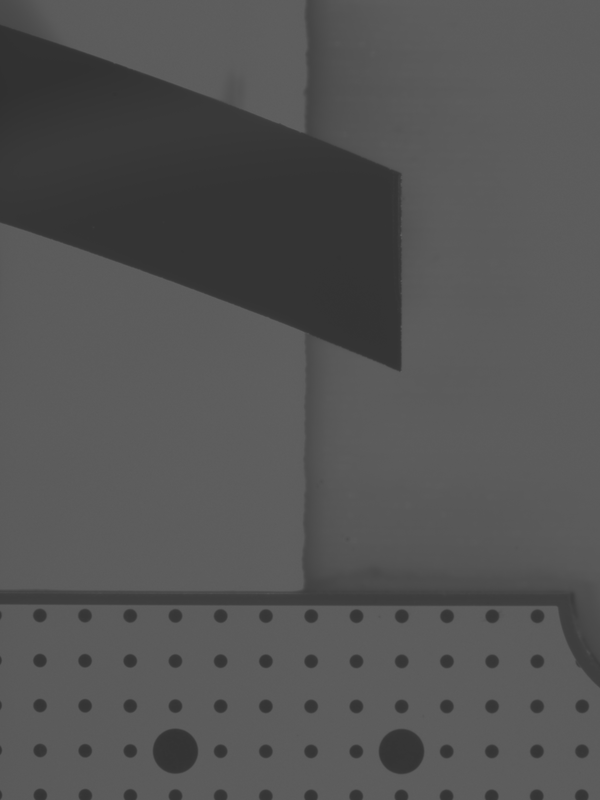
#> input picture data/smt_image/342547_20160721-204408_R.tif, 600 x 800 px
$ python -i ScaleDetector.py   (imports and definitions only)
#> lines starting #> are read from the running program, lines starting #| are printed output that depends on the picture; after the words box and inside, x2 and y2 are one past the last pixel; in counts of white or black regions, pixels touching at a corner belong together; long printed decimals are rounded
#> further down, picture is the input picture: shape (800, 600, 3); min 48, max 96, mean 83.3
import numpy as np
import cv2
import math

class ScaleDetector:

    def __init__(self):
        pass

    def _isCircle(self, area):
        radius = math.sqrt(area / math.pi)
        print("Radius: " + str(radius))
        return (radius >= 5.3 and radius <= 5.7) or (radius >= 21.2 and radius <= 21.6)

    def _reject_outliers(self, data, m=2):
        return data[abs(data - np.mean(data)) < m * np.std(data)]

    def detectScaleAndLeftMostPoint(self, img):
        """Returns the length of 1mm in pixels and the position of the top left most point

        Arguments:
            img {[type]} -- [description]

        Returns:
            (float, (x, y)) -- [description]
        """

        imgray = cv2.cvtColor(img,cv2.COLOR_BGR2GRAY)

        ret,thresh = cv2.threshold(imgray,60,255,0)
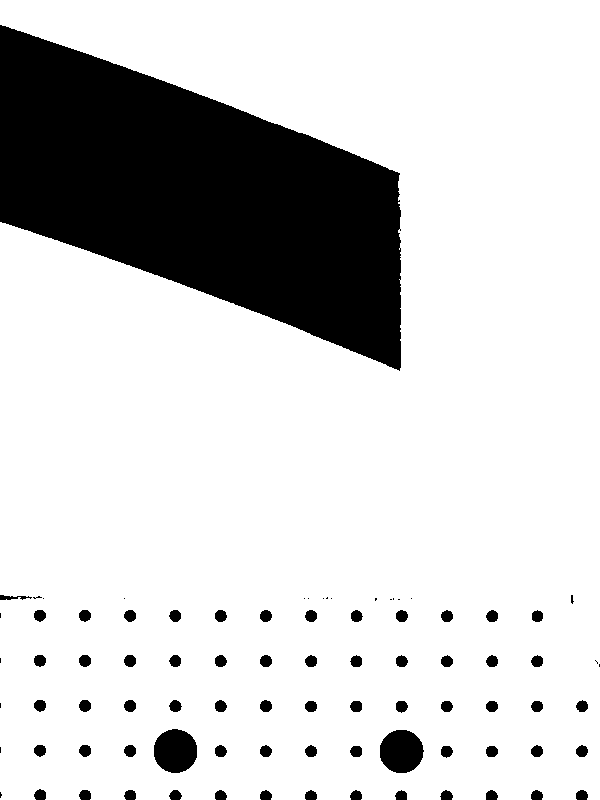
#> thresh: shape (800, 600); 81.5% white; 86 black regions (21 under 20 px), largest, box (x1, y1, x2, y2) and area: (0, 25, 401, 371) 78742, (154, 729, 197, 773) 1505, (380, 730, 424, 773) 1489

        kernel = np.ones((3,3),np.uint8)
        thresh = cv2.dilate(thresh,kernel,iterations = 1)
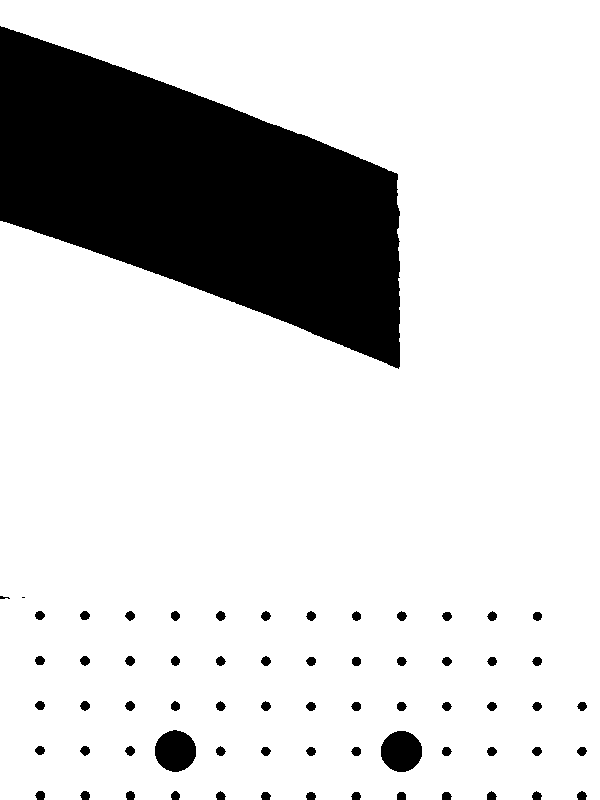
#> thresh: shape (800, 600); 82.4% white; 66 black regions (2 under 20 px), largest, box (x1, y1, x2, y2) and area: (0, 26, 400, 369) 77395, (155, 730, 196, 772) 1335, (381, 731, 422, 772) 1319
        thresh = cv2.erode(thresh,kernel,iterations = 1)
#> thresh: shape (800, 600); 81.6% white; 66 black regions (1 under 20 px), largest, box (x1, y1, x2, y2) and area: (0, 25, 401, 370) 78718, (154, 729, 197, 773) 1505, (380, 730, 423, 773) 1487

        thresh = cv2.bitwise_not(thresh)
#> thresh: shape (800, 600); 18.4% white; 66 white regions (1 under 20 px)

        contours, hierarchy = cv2.findContours(thresh,cv2.RETR_TREE,cv2.CHAIN_APPROX_SIMPLE)
#> contours = 66 contours, 1 with area under 20; largest, box (x1, y1, x2, y2) and area: (0, 25, 401, 370) 78122, (154, 729, 197, 773) 1443, (380, 730, 423, 773) 1426, (124, 655, 136, 667) 100, (79, 655, 91, 667) 100
        #print(contours)

        contour_list = []
        rejected_contours = []
        circleCenters = []
        for contour in contours:
            approx = cv2.approxPolyDP(contour,0.01*cv2.arcLength(contour,True),True)
            area = cv2.contourArea(contour)

            if self._isCircle(area):
                contour_list.append(contour)
                center = np.array(contour).sum(axis = 0) / len(contour)
                circleCenters.append(center[0])
            else:
                rejected_contours.append(contour)
#> this loop made 66 passes
#> (area, radius in _isCircle, center) on passes 14 to 25: (92.5, 5.43, [[583.1, 750.8]]), (93.5, 5.46, [[537.5, 750.3]]), (94, 5.47, [[489.8, 750.7]]), (94, 5.47, [[447, 750.6]]), (95, 5.5, [[354.2, 751]]), (92, 5.41, [[311.5, 751.2]]), (92.5, 5.43, [[265.4, 750.8]]), (96, 5.53, [[220.6, 750.4]]), (98, 5.59, [[128, 750.3]]), (98, 5.59, [[85.13, 749.9]]), (93, 5.44, [[41.29, 750]]), (1426, 21.31, [[401, 751]])
#> (area, center) on passes 61 to 63: (96.5, [[128.9, 615.1]]), (94, [[84.69, 616.4]]), (93, [[37.71, 615]])
#| Radius: 5.015
#| Radius: 4.918
#| Radius: 4.967
#| Radius: 5.015
#| Radius: 4.999
#| Radius: 5.202
#| Radius: 5.109
#| Radius: 5.109
#> (further printed lines are left out)
#> after the loop, circleCenters = 50 pairs, first value 37.71 to 583.1, second value 614.4 to 751.2; contour_list = 50 contours; largest, box (x1, y1, x2, y2) and area: (154, 729, 197, 773) 1443, (380, 730, 423, 773) 1426, (124, 655, 136, 667) 100, (79, 655, 91, 667) 100, (124, 700, 136, 712) 99; rejected_contours = 16 contours, 1 with area under 20; largest, box (x1, y1, x2, y2) and area: (0, 25, 401, 370) 78122, (34, 790, 46, 800) 88, (79, 790, 91, 800) 86, (576, 790, 588, 800) 85, (531, 790, 543, 800) 82

        # Calculate Distance between circles
        circles = np.array(circleCenters)
#> circles has the same summary as circleCenters
        circles.sort(axis=1)

        clusters = []
        prev = None
        currentCluster =[]
        for circle in circles:
            if prev is None or abs(circle[1] - prev[1]) <= 2:
                currentCluster.append(circle)
            else:
                clusters.append(currentCluster)
                currentCluster = []
                currentCluster.append(circle)
            prev = circle
#> this loop made 50 passes
#> prev on passes 1 to 12: [583.1, 750.8], [537.5, 750.3], [489.8, 750.7], [447, 750.6], [354.2, 751], [311.5, 751.2], [265.4, 750.8], [220.6, 750.4], [128, 750.3], [85.13, 749.9], [41.29, 750], [401, 751]
#> after the loop, clusters = 7 items

        if len(currentCluster) > 0:
            clusters.append(currentCluster)

#> (the run stopped early here; a loop or call above may not have finished)

$ run again, on data/smt_image/343213_20160716-102513_R.tif
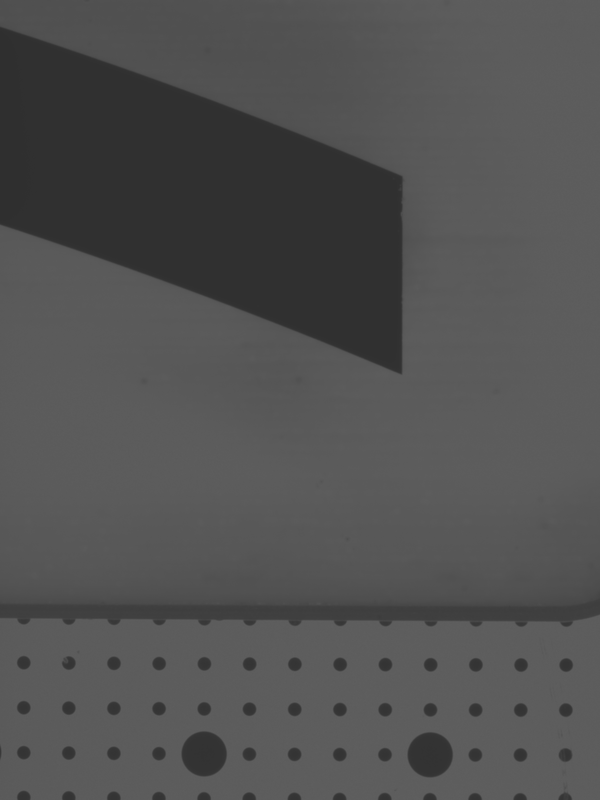
#> input picture data/smt_image/343213_20160716-102513_R.tif, 600 x 800 px
#> picture is the input picture: shape (800, 600, 3); min 47, max 95, mean 81.3
#> in detectScaleAndLeftMostPoint, `ret,thresh = cv2.threshold(imgray,60,255,0)`:
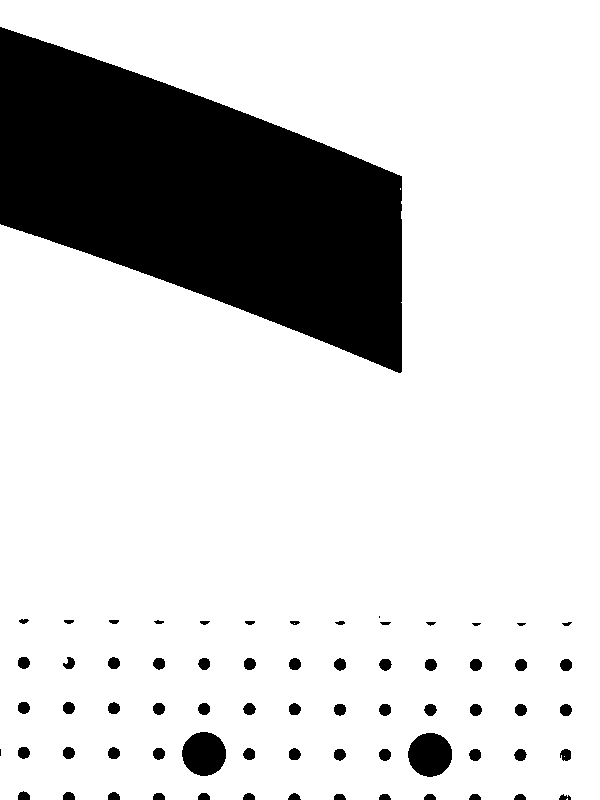
#> thresh: shape (800, 600); 81.7% white; 68 black regions (2 under 20 px), largest, box (x1, y1, x2, y2) and area: (0, 27, 402, 373) 79449, (182, 732, 226, 776) 1511, (408, 733, 452, 777) 1511
#> in detectScaleAndLeftMostPoint, `thresh = cv2.dilate(thresh,kernel,iterations = 1)`:
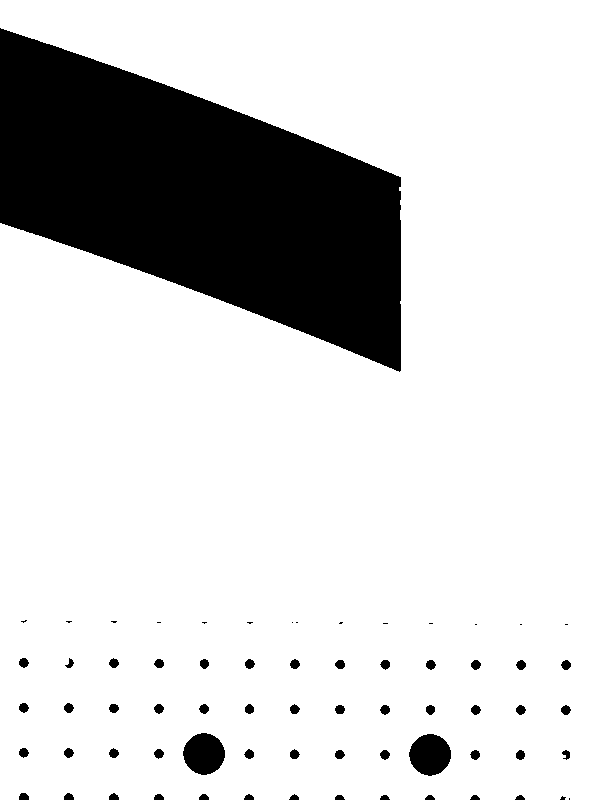
#> thresh: shape (800, 600); 82.5% white; 68 black regions (16 under 20 px), largest, box (x1, y1, x2, y2) and area: (0, 28, 401, 372) 78140, (183, 733, 225, 775) 1339, (409, 734, 451, 776) 1339
#> contours = 68 contours, 14 with area under 20; largest, box (x1, y1, x2, y2) and area: (0, 27, 402, 373) 78848, (408, 733, 452, 777) 1450, (182, 732, 226, 776) 1449, (470, 659, 482, 671) 101, (63, 702, 75, 714) 100
#> the loop in detectScaleAndLeftMostPoint, `for contour in contours:` made 68 passes
#> (area, radius in _isCircle, center) on passes 16 to 23: (94.5, 5.48, [[520.9, 755.1]]), (98.5, 5.6, [[473.7, 753.7]]), (99, 5.61, [[384.5, 756.2]]), (94, 5.47, [[339.2, 752.9]]), (98, 5.59, [[295.4, 752.6]]), (97, 5.56, [[248, 754.2]]), (98, 5.59, [[158.4, 755.2]]), (97.5, 5.57, [[112.9, 751.5]])
#> (printed output is left out)
#> after the loop in detectScaleAndLeftMostPoint, `for contour in contours:`: circleCenters = 37 pairs, first value 23.68 to 566.6, second value 660.8 to 756.2; contour_list = 37 contours; largest, box (x1, y1, x2, y2) and area: (408, 733, 452, 777) 1450, (182, 732, 226, 776) 1449, (470, 659, 482, 671) 101, (63, 702, 75, 714) 100, (560, 659, 572, 671) 100; rejected_contours = 31 contours, 14 with area under 20; largest, box (x1, y1, x2, y2) and area: (0, 27, 402, 373) 78848, (561, 749, 571, 761) 77, (64, 657, 75, 669) 70, (18, 792, 30, 800) 70, (63, 792, 75, 800) 66
#> circles has the same summary as circleCenters
#> the loop in detectScaleAndLeftMostPoint, `for circle in circles:` made 37 passes
#> prev on passes 1 to 8: [520.9, 755.1], [473.7, 753.7], [384.5, 756.2], [339.2, 752.9], [295.4, 752.6], [248, 754.2], [158.4, 755.2], [112.9, 751.5]
#> after the loop in detectScaleAndLeftMostPoint, `for circle in circles:`: clusters = 8 items

$ run again, on data/smt_image/343231_20161110-230140_R.tif
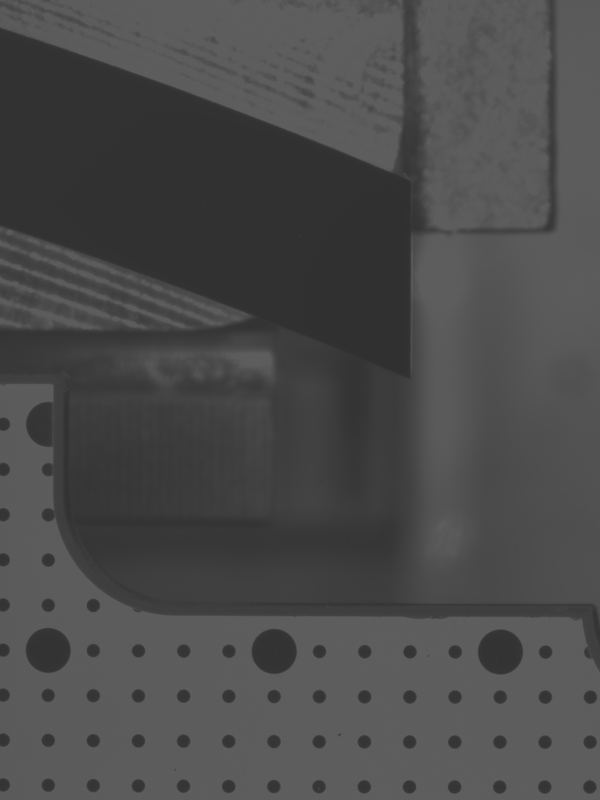
#> input picture data/smt_image/343231_20161110-230140_R.tif, 600 x 800 px
#> picture is the input picture: shape (800, 600, 3); min 48, max 95, mean 74.7
#> in detectScaleAndLeftMostPoint, `ret,thresh = cv2.threshold(imgray,60,255,0)`:
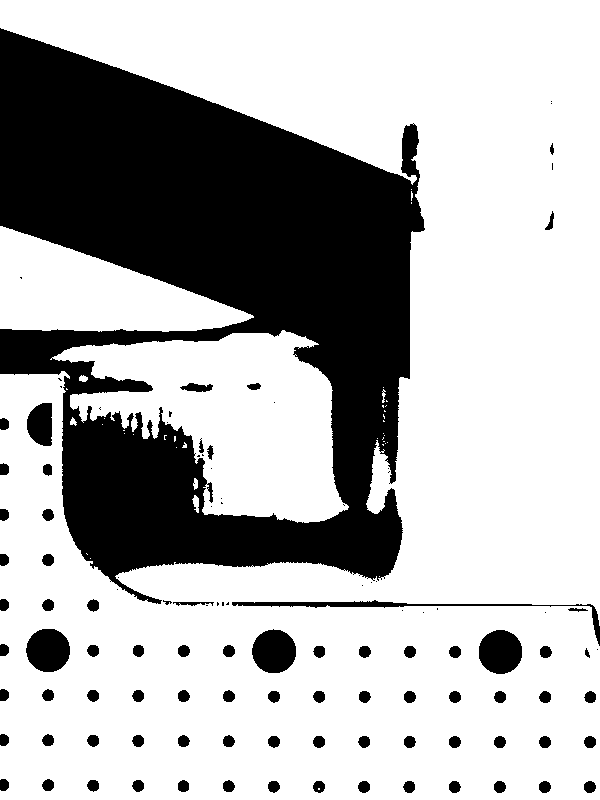
#> thresh: shape (800, 600); 70.2% white; 111 black regions (33 under 20 px), largest, box (x1, y1, x2, y2) and area: (0, 28, 425, 604) 128659, (252, 629, 296, 673) 1513, (479, 630, 522, 674) 1509
#> in detectScaleAndLeftMostPoint, `thresh = cv2.erode(thresh,kernel,iterations = 1)`:
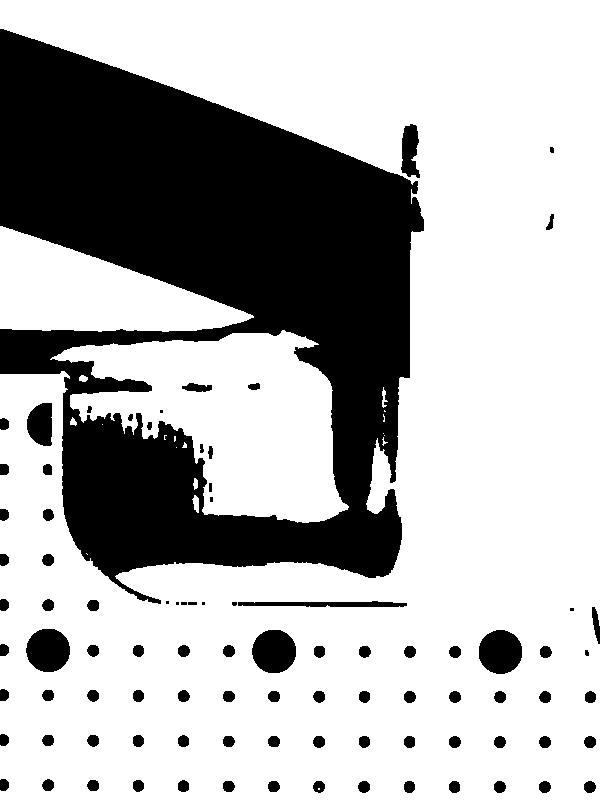
#> thresh: shape (800, 600); 70.4% white; 90 black regions (8 under 20 px), largest, box (x1, y1, x2, y2) and area: (0, 29, 424, 604) 127362, (252, 630, 296, 673) 1512, (479, 630, 522, 674) 1509
#> contours = 109 contours, 26 with area under 20; largest, box (x1, y1, x2, y2) and area: (0, 29, 424, 604) 159090, (49, 329, 350, 524) 33204, (252, 630, 296, 673) 1450, (479, 630, 522, 674) 1447, (26, 629, 70, 672) 1436
#> the loop in detectScaleAndLeftMostPoint, `for contour in contours:` made 109 passes
#> (area, radius in _isCircle, center) on passes 1, 2, 3, 4, 5, 6, 7, 9: (98, 5.59, [[590.8, 786]]), (98, 5.59, [[545.8, 786]]), (99, 5.61, [[501.2, 786.5]]), (94, 5.47, [[455.4, 786.3]]), (93.5, 5.46, [[408.4, 785.8]]), (98, 5.59, [[362.2, 787]]), (97, 5.56, [[318.1, 787.8]]), (93, 5.44, [[272.6, 785.5]])
#> (printed output is left out)
#> after the loop in detectScaleAndLeftMostPoint, `for contour in contours:`: circleCenters = 55 pairs, first value 45.75 to 590.8, second value 514.2 to 787.8; contour_list = 55 contours; largest, box (x1, y1, x2, y2) and area: (252, 630, 296, 673) 1450, (479, 630, 522, 674) 1447, (26, 629, 70, 672) 1436, (494, 781, 506, 793) 99, (584, 736, 596, 748) 99; rejected_contours = 54 contours, 26 with area under 20; largest, box (x1, y1, x2, y2) and area: (0, 29, 424, 604) 159090, (49, 329, 350, 524) 33204, (27, 403, 52, 446) 830, (401, 124, 420, 178) 662, (238, 601, 407, 607) 586
#> circles has the same summary as circleCenters
#> the loop in detectScaleAndLeftMostPoint, `for circle in circles:` made 55 passes
#> prev on passes 1 to 8: [590.8, 786], [545.8, 786], [501.2, 786.5], [455.4, 786.3], [408.4, 785.8], [362.2, 787], [318.1, 787.8], [272.6, 785.5]
#> after the loop in detectScaleAndLeftMostPoint, `for circle in circles:`: clusters = 9 items

$ run again, on data/smt_image/343629_20160822-192135_R.tif
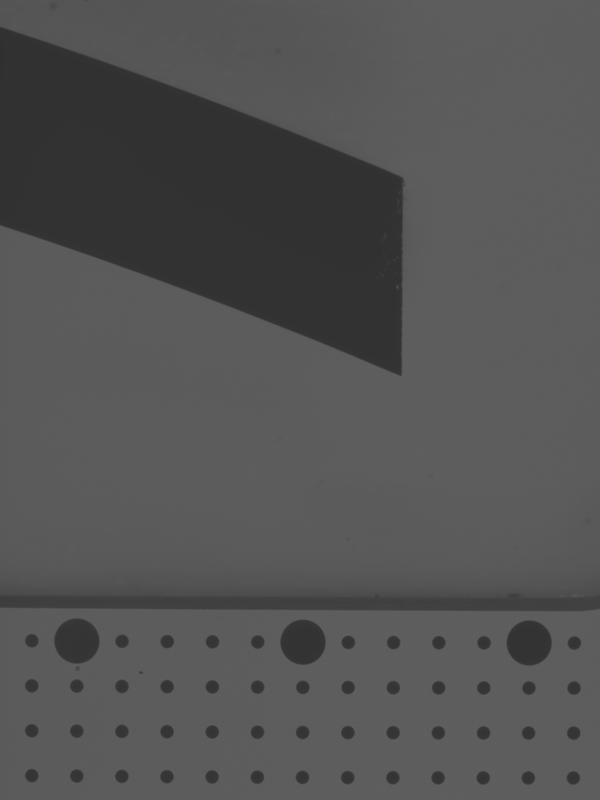
#> input picture data/smt_image/343629_20160822-192135_R.tif, 600 x 800 px
#> picture is the input picture: shape (800, 600, 3); min 48, max 95, mean 82.9
#> in detectScaleAndLeftMostPoint, `ret,thresh = cv2.threshold(imgray,60,255,0)`:
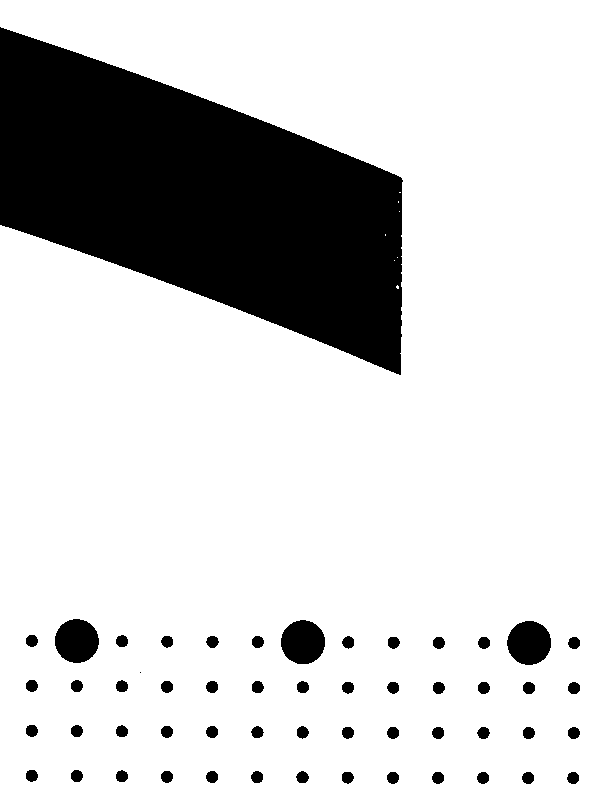
#> thresh: shape (800, 600); 81.3% white; 54 black regions (1 under 20 px), largest, box (x1, y1, x2, y2) and area: (0, 27, 403, 375) 79490, (281, 620, 325, 664) 1522, (507, 621, 551, 665) 1513
#> in detectScaleAndLeftMostPoint, `thresh = cv2.dilate(thresh,kernel,iterations = 1)`:
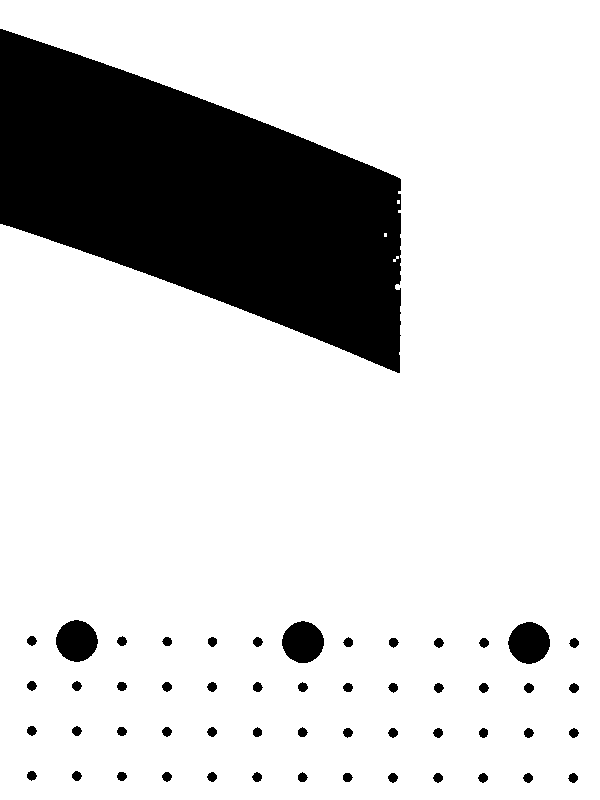
#> thresh: shape (800, 600); 82.2% white; 53 black regions, largest, box (x1, y1, x2, y2) and area: (0, 29, 401, 373) 78099, (282, 621, 324, 663) 1350, (508, 622, 550, 664) 1341
#> contours = 57 contours, 4 with area under 20; largest, box (x1, y1, x2, y2) and area: (0, 28, 402, 374) 78880, (281, 620, 325, 664) 1460, (507, 621, 551, 665) 1451, (55, 619, 99, 663) 1448, (523, 682, 535, 694) 102
#> the loop in detectScaleAndLeftMostPoint, `for contour in contours:` made 57 passes
#> (area, radius in _isCircle, center) on passes 1 to 8: (98, 5.59, [[570.8, 777.6]]), (99, 5.61, [[525.8, 777.5]]), (98, 5.59, [[481.2, 778]]), (99, 5.61, [[436.4, 778.6]]), (99, 5.61, [[392.5, 779.2]]), (95, 5.5, [[348.8, 777]]), (98, 5.59, [[303.4, 775.6]]), (98.5, 5.6, [[256.5, 776.3]])
#> (printed output is left out)
#> after the loop in detectScaleAndLeftMostPoint, `for contour in contours:`: circleCenters = 52 pairs, first value 31.68 to 574.8, second value 639.7 to 779.2; contour_list = 52 contours; largest, box (x1, y1, x2, y2) and area: (281, 620, 325, 664) 1460, (507, 621, 551, 665) 1451, (55, 619, 99, 663) 1448, (523, 682, 535, 694) 102, (71, 770, 83, 782) 100; rejected_contours = 5 contours, 4 with area under 20; largest, box (x1, y1, x2, y2) and area: (0, 28, 402, 374) 78880
#> circles has the same summary as circleCenters
#> the loop in detectScaleAndLeftMostPoint, `for circle in circles:` made 52 passes
#> prev on passes 1 to 8: [570.8, 777.6], [525.8, 777.5], [481.2, 778], [436.4, 778.6], [392.5, 779.2], [348.8, 777], [303.4, 775.6], [256.5, 776.3]
#> after the loop in detectScaleAndLeftMostPoint, `for circle in circles:`: clusters = 10 items
